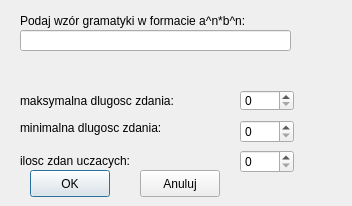
<ui version="4.0" >
 <class>Anuluj</class>
 <widget class="QDialog" name="Anuluj" >
  <property name="geometry" >
   <rect>
    <x>0</x>
    <y>0</y>
    <width>352</width>
    <height>206</height>
   </rect>
  </property>
  <property name="windowTitle" >
   <string>Dialog</string>
  </property>
  <widget class="QPushButton" name="button_ok" >
   <property name="geometry" >
    <rect>
     <x>30</x>
     <y>170</y>
     <width>80</width>
     <height>27</height>
    </rect>
   </property>
   <property name="text" >
    <string>OK</string>
   </property>
  </widget>
  <widget class="QPushButton" name="button_anuluj" >
   <property name="geometry" >
    <rect>
     <x>140</x>
     <y>170</y>
     <width>80</width>
     <height>27</height>
    </rect>
   </property>
   <property name="text" >
    <string>Anuluj</string>
   </property>
  </widget>
  <widget class="QLineEdit" name="patter" >
   <property name="geometry" >
    <rect>
     <x>20</x>
     <y>30</y>
     <width>271</width>
     <height>21</height>
    </rect>
   </property>
  </widget>
  <widget class="QSpinBox" name="max_lenght" >
   <property name="geometry" >
    <rect>
     <x>240</x>
     <y>90</y>
     <width>54</width>
     <height>21</height>
    </rect>
   </property>
  </widget>
  <widget class="QSpinBox" name="min_lenght" >
   <property name="geometry" >
    <rect>
     <x>240</x>
     <y>120</y>
     <width>54</width>
     <height>23</height>
    </rect>
   </property>
  </widget>
  <widget class="QSpinBox" name="collection_size" >
   <property name="geometry" >
    <rect>
     <x>240</x>
     <y>150</y>
     <width>54</width>
     <height>23</height>
    </rect>
   </property>
  </widget>
  <widget class="QLabel" name="label" >
   <property name="geometry" >
    <rect>
     <x>20</x>
     <y>10</y>
     <width>281</width>
     <height>21</height>
    </rect>
   </property>
   <property name="text" >
    <string>Podaj wzór gramatyki w formacie a^n*b^n:</string>
   </property>
  </widget>
  <widget class="QLabel" name="label_2" >
   <property name="geometry" >
    <rect>
     <x>20</x>
     <y>90</y>
     <width>181</width>
     <height>21</height>
    </rect>
   </property>
   <property name="text" >
    <string>maksymalna dlugosc zdania:</string>
   </property>
  </widget>
  <widget class="QLabel" name="label_3" >
   <property name="geometry" >
    <rect>
     <x>20</x>
     <y>120</y>
     <width>181</width>
     <height>16</height>
    </rect>
   </property>
   <property name="text" >
    <string>minimalna dlugosc zdania:</string>
   </property>
  </widget>
  <widget class="QLabel" name="label_4" >
   <property name="geometry" >
    <rect>
     <x>20</x>
     <y>150</y>
     <width>181</width>
     <height>21</height>
    </rect>
   </property>
   <property name="text" >
    <string>ilosc zdan uczacych:</string>
   </property>
  </widget>
  <widget class="QLabel" name="label_error" >
   <property name="geometry" >
    <rect>
     <x>20</x>
     <y>60</y>
     <width>271</width>
     <height>16</height>
    </rect>
   </property>
   <property name="text" >
    <string/>
   </property>
  </widget>
 </widget>
 <resources/>
 <connections/>
</ui>
